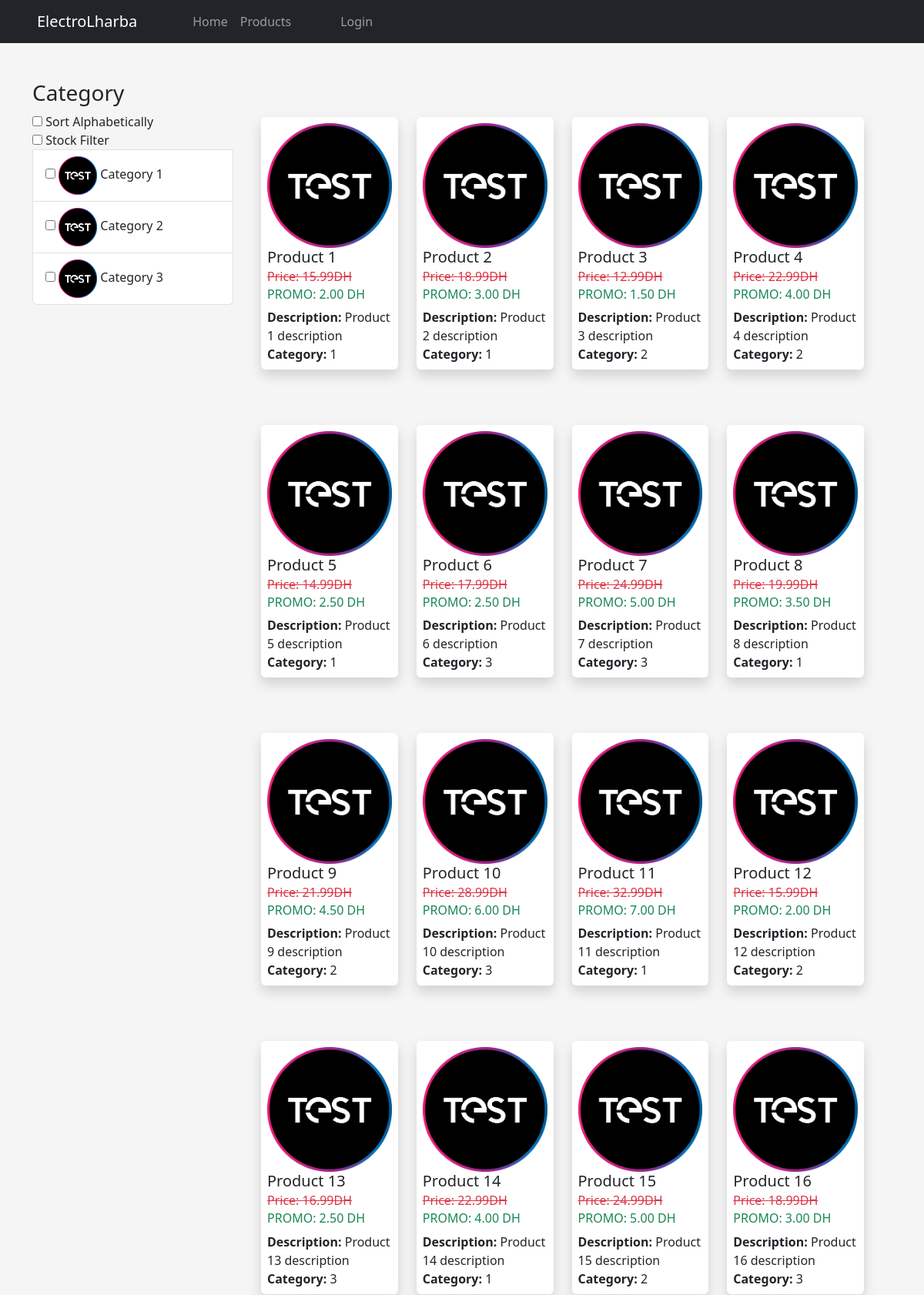
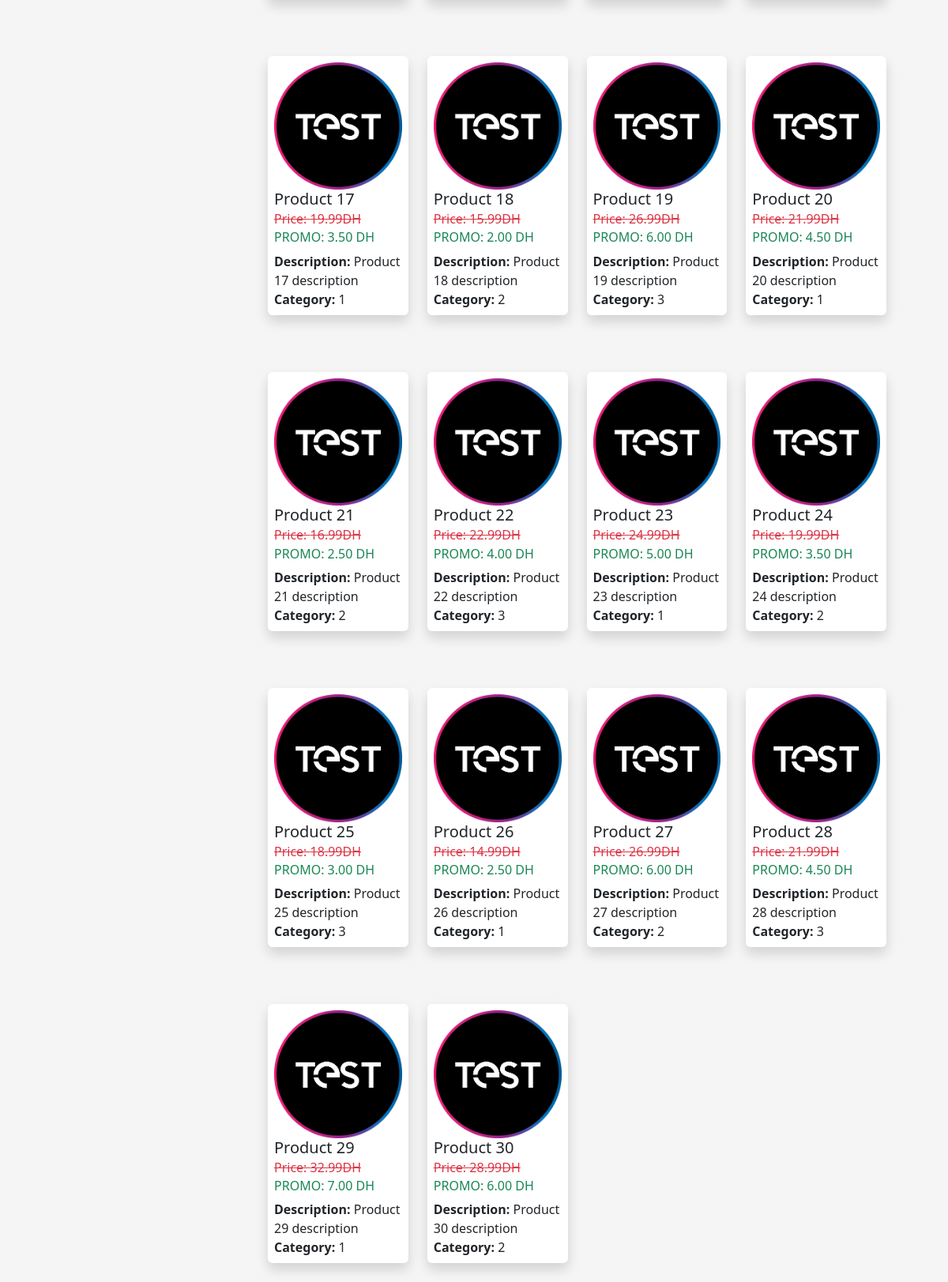
/Display.php, run on the app's committed database (2 pictures, top to bottom).
### tables this page shows
CREATE TABLE Categories (
    category_id INT PRIMARY KEY AUTO_INCREMENT,
    category_name VARCHAR(255) NOT NULL,
    imag_category varchar(255) NOT NULL,
    is_disabled BOOLEAN DEFAULT FALSE NOT NULL
);

CREATE TABLE Products (
    product_id INT PRIMARY KEY AUTO_INCREMENT,
    reference VARCHAR(255) NOT NULL,
    image VARCHAR(255) NOT NULL,
    barcode VARCHAR(255) NOT NULL,
    label VARCHAR(255) NOT NULL,
    purchase_price DECIMAL(10, 2) NOT NULL,
    final_price DECIMAL(10, 2) NOT NULL,
    price_offer VARCHAR(255) NOT NULL,
    description TEXT NOT NULL,
    min_quantity INT NOT NULL,
    stock_quantity INT NOT NULL,
    category_id INT,
    disabled BOOLEAN DEFAULT FALSE NOT NULL,
    FOREIGN KEY (category_id) REFERENCES Categories(category_id)
);

### Connection.php (called while the page is built, shortened)
<?php
class DatabaseConnection {
    private $pdo;
    private static $instance;
public function __construct(){
    $this->pdo = new PDO("mysql:host=" . DB_HOST . ";dbname=" . DB_NAME, DB_USER, DB_PASS);
        $this->pdo->setAttribute(PDO::ATTR_ERRMODE, PDO::ERRMODE_EXCEPTION);
}
public static function getInstance() {
    if (!self::$instance) {
        self::$instance = new DatabaseConnection();
    }
    return self::$instance;
}
public function getConnection() {
    return $this->pdo;
}
}
?>

### categoryDAO.php (called while the page is built, shortened)
<?php
require_once("Connection.php");
require_once("category.php");
class CategoryDAO {
    private $db;
    public function __construct(){
        $this->db = DatabaseConnection::getInstance()->getConnection();
    }
    public function get_category(){
        $query = "SELECT * FROM categories";
        $stmt = $this->db->query($query);
        $stmt -> execute();
        $categoryData = $stmt->fetchAll();
        $Categories = array();
        foreach ($categoryData as $C) {
            $Categories[] = new Category ($C["category_id"],$C["category_name"],$C["imag_category"],$C["is_disabled"]);
        }
        return $Categories;
    }
}
?>

### category.php (called while the page is built, shortened)
<?php
class Category {
    private $category_name;
    private $imag_category;
    public function __construct( $category_id, $category_name, $imag_category, $is_disabled ){
        $this->category_name = $category_name;
        $this->imag_category = $imag_category;
    }
    public function getCatName()
    {
        return $this->category_name;
    }
    public function getImgs()
    {
        return $this->imag_category;
    }
}
?>

### productDAO.php (called while the page is built, shortened)
<?php
require_once("Connection.php");
require_once("products.php");
class fetchingdata {
    private $db;
    public function __construct(){
        $this->db = DatabaseConnection::getInstance()->getConnection();
    }
    public function get_product(){
        $query = "SELECT * FROM products WHERE disabled = 0";
        $stmt = $this->db->query($query);
        $stmt -> execute();
        $productData = $stmt->fetchAll();
        $Products = array();
        foreach ($productData as $P) {
            $Products[] = new Products ($P["product_id"],$P["reference"],$P["image"],$P["barcode"],$P["label"],$P[ "purchase_price"], $P["final_price"] , $P["price_offer"] , $P["description"] , $P["min_quantity"] , $P["stock_quantity"] , $P["category_id"] , $P["disabled"]);
        }
        return $Products;
    }
}
?>

### products.php (called while the page is built, shortened)
<?php
class Products {
    private $product_id;
    private $reference;
    private $image;
    private $label;
    private $final_price;
    private $price_offer;
    private $description;
    private $category_id;
    public function __construct($product_id, $reference , $image , $barcode, $label, $purchase_price, $final_price , $price_offer , $description , $min_quantity , $stock_quantity ,$category_id , $disabled ){
        $this->product_id = $product_id;
        $this->reference = $reference;
        $this->image = $image;
        $this->label = $label;
        $this->final_price = $final_price;
        $this->price_offer = $price_offer;
        $this->description = $description;
        $this->category_id = $category_id;
    }
    public function getProdId()
    {
        return $this->product_id;
    }
    public function getReference()
    {
        return $this->reference;
    }
    public function getimage()
    {
        return $this->image;
    }
    public function getlabel()
    {
        return $this->label;
    }
    public function getFinal_price()
    {
        return $this->final_price;
    }
    public function getPrice_offer()
    {
        return $this->price_offer;
    }
    public function getdescription()
    {
        return $this->description;
    }
    public function getcategory_id()
    {
        return $this->category_id;
    }
}
?>

### Display.php (the view, shortened to what this page needs)
<?php
require_once("productDAO.php");
require_once("categoryDAO.php");
$product = new fetchingdata();
$Products = $product->get_product();
$Category = new CategoryDAO();
$Categories = $Category->get_category();
?>
<!DOCTYPE html>
<html lang="en">
<head>
    <link rel="stylesheet" href="https://cdn.jsdelivr.net/npm/bootstrap@5.3.0/dist/css/bootstrap.min.css">
    <link rel="stylesheet" href="style.css">
</head>
<?php
    include("nav.php");
?>
<body style="background-color: whitesmoke;">
<div class="container mt-5">
        <div class="row">
            <div class="col-md-3">
                <div class="list-group ">
                    <h3>Category</h3>
                    <label>
                        <input type="checkbox" class="common_selector" id="sort_alphabetically"> Sort Alphabetically
                    </label>
                    <label>
                        <input type="checkbox" class="common_selector" id="stock_filter"> Stock Filter
                    </label>
                    <?php
                    foreach ($Categories as $Category) {
                        echo '<div class="list-group-item checkbox">
                                <label>
                                    <input type="checkbox" class="common_selector category" value="' . $Category->getCatname() . '">
                                    <img src="img/' . $Category->getImgs() . '" alt="Category Image" style="width: 50px; height: 50px;">
                                    ' . $Category->getCatname() . '
                                </label>
                            </div>';
                    }
                    ?>
                </div>
            </div>
            <div class="col-md-9">
                <div class="container row">
                    <?php
                    foreach ($Products as $Product) {
                        echo '
                        <div class="col-sm-6 col-md-4 col-lg-3 mb-4">
                            <div class="card border-0 shadow product-card p-2 mt-5">
                                <a href="product_details.php?reference=' . $Product->getReference() . '" class="text-decoration-none text-dark">
                                    <img src="img/' . $Product->getimage() . '" alt="' . $Product->getProdId() . '" class="card-img-top">
                                    <h5 class="card-title text-decoration-none text-dark">' . $Product->getlabel() . '</h5>
                                    <h6 class="card-subtitle mb-2 text-danger text-decoration-line-through">Price: ' . $Product->getFinal_price() . 'DH</h6>
                                    <h6 class="card-subtitle mb-2 text-success">PROMO: ' . $Product->getPrice_offer() . ' DH</h6>
                                    <p class="card-text">
                                        <strong>Description:</strong> ' . $Product->getdescription() . '<br>
                                        <strong>Category:</strong> ' . $Product->getCategory_id() . '<br>
                                    </p>
                                </a>
                            </div>
                        </div>';
                    }
                    ?>
                </div>
            </div>
        </div>
    </div>
</body>
</html>

### nav.php (shortened to what this page needs)
<?php
$userRole = isset($_SESSION["user"]["role"]) ? $_SESSION["user"]["role"] : '';
?>
<div class="d-flex ">
    <nav class="navbar navbar-expand-lg navbar-dark bg-dark px-5 w-100">
        <a class="navbar-brand" href="home.php">ElectroLharba</a>
        <div class="collapse navbar-collapse" id="navbarNav">
            <ul class="navbar-nav ml-auto">
                <div class="ctr d-flex px-5">
                    <li class="nav-item">
                        <a class="nav-link" href="home.php">Home</a>
                    </li>
                    <li class="nav-item">
                        <a class="nav-link" href="display.php">Products</a>
                    </li>
                </div>
                <?php
                if ($userRole === 'admin') { ?>
                    <li class="nav-item dropdown">
                        <a class="nav-link dropdown-toggle" href="#" id="navbarDropdown" role="button" data-toggle="dropdown" aria-haspopup="true" aria-expanded="false">
                            Admin
                        </a>
                        <div class="dropdown-menu" aria-labelledby="navbarDropdown">
                            <a class="dropdown-item" href="admin-dashboard.php">Admin Dashboard</a>
                            <div class="dropdown-divider"></div>
                            <a class="dropdown-item" href="logout.php">Logout</a>
                        </div>
                    </li>
                <?php } else { ?>
                    <li class="nav-item">
                        <a class="nav-link" href="login.php">Login</a>
                    </li>
                <?php } ?>
            </ul>
        </div>
    </nav>
</div>

### data on the page
categories: imag_category (picture), category_name "Category 1"
categories: imag_category (picture), category_name "Category 2"
categories: imag_category (picture), category_name "Category 3"
products: image (picture), label "Product 1", final_price "15.99", price_offer "2.00", description "Product 1 description", category "1"
products: image (picture), label "Product 2", final_price "18.99", price_offer "3.00", description "Product 2 description", category "1"
products: image (picture), label "Product 3", final_price "12.99", price_offer "1.50", description "Product 3 description", category "2"
products: image (picture), label "Product 4", final_price "22.99", price_offer "4.00", description "Product 4 description", category "2"
products: image (picture), label "Product 5", final_price "14.99", price_offer "2.50", description "Product 5 description", category "1"
products: image (picture), label "Product 6", final_price "17.99", price_offer "2.50", description "Product 6 description", category "3"
products: image (picture), label "Product 7", final_price "24.99", price_offer "5.00", description "Product 7 description", category "3"
products: image (picture), label "Product 8", final_price "19.99", price_offer "3.50", description "Product 8 description", category "1"
products: image (picture), label "Product 9", final_price "21.99", price_offer "4.50", description "Product 9 description", category "2"
products: image (picture), label "Product 10", final_price "28.99", price_offer "6.00", description "Product 10 description", category "3"
products: image (picture), label "Product 11", final_price "32.99", price_offer "7.00", description "Product 11 description", category "1"
products: image (picture), label "Product 12", final_price "15.99", price_offer "2.00", description "Product 12 description", category "2"
products: image (picture), label "Product 13", final_price "16.99", price_offer "2.50", description "Product 13 description", category "3"
products: image (picture), label "Product 14", final_price "22.99", price_offer "4.00", description "Product 14 description", category "1"
products: image (picture), label "Product 15", final_price "24.99", price_offer "5.00", description "Product 15 description", category "2"
products: image (picture), label "Product 16", final_price "18.99", price_offer "3.00", description "Product 16 description", category "3"
products: image (picture), label "Product 17", final_price "19.99", price_offer "3.50", description "Product 17 description", category "1"
products: image (picture), label "Product 18", final_price "15.99", price_offer "2.00", description "Product 18 description", category "2"
products: image (picture), label "Product 19", final_price "26.99", price_offer "6.00", description "Product 19 description", category "3"
products: image (picture), label "Product 20", final_price "21.99", price_offer "4.50", description "Product 20 description", category "1"
products: image (picture), label "Product 21", final_price "16.99", price_offer "2.50", description "Product 21 description", category "2"
products: image (picture), label "Product 22", final_price "22.99", price_offer "4.00", description "Product 22 description", category "3"
products: image (picture), label "Product 23", final_price "24.99", price_offer "5.00", description "Product 23 description", category "1"
products: image (picture), label "Product 24", final_price "19.99", price_offer "3.50", description "Product 24 description", category "2"
products: image (picture), label "Product 25", final_price "18.99", price_offer "3.00", description "Product 25 description", category "3"
products: image (picture), label "Product 26", final_price "14.99", price_offer "2.50", description "Product 26 description", category "1"
products: image (picture), label "Product 27", final_price "26.99", price_offer "6.00", description "Product 27 description", category "2"
products: image (picture), label "Product 28", final_price "21.99", price_offer "4.50", description "Product 28 description", category "3"
products: image (picture), label "Product 29", final_price "32.99", price_offer "7.00", description "Product 29 description", category "1"
products: image (picture), label "Product 30", final_price "28.99", price_offer "6.00", description "Product 30 description", category "2"
